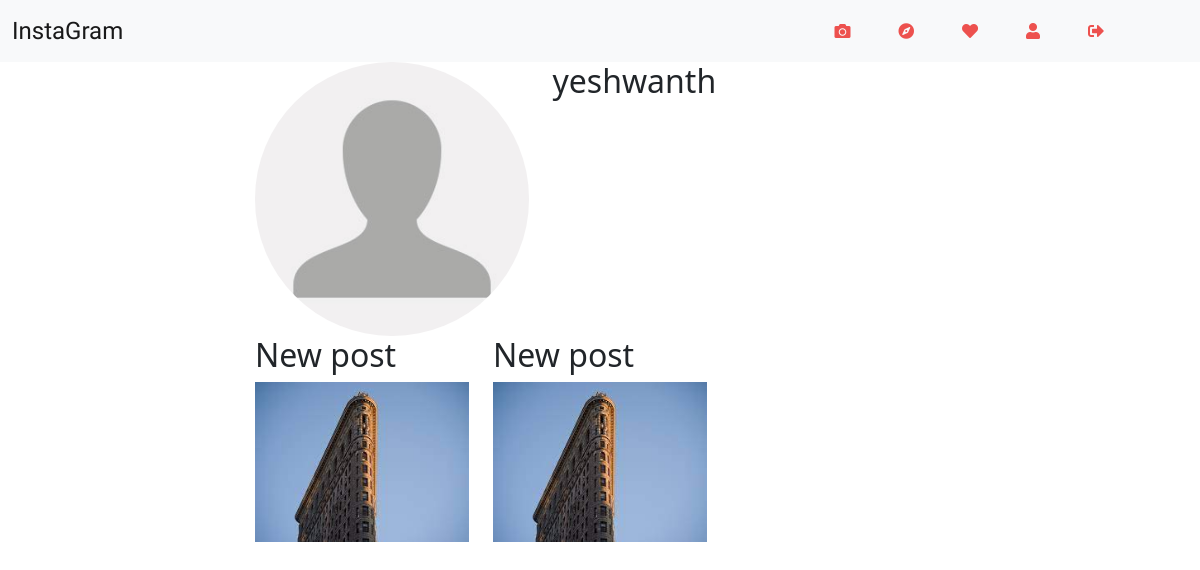
The page /user/profile/ (signed in) on the database its author committed.
### users/models.py (models this page shows, shortened)
class Profile(models.Model):
	user = models.OneToOneField(User, on_delete=models.CASCADE)
	image = models.ImageField(default='default.jpg', upload_to='profile_pics')
	bio = models.CharField(max_length=150, blank=True)

### homepage/models.py (models this page shows, shortened)
class Post(models.Model):
	caption=models.CharField(max_length=1400,blank=True)
	data_posted=models.DateTimeField(default=timezone.now)
	author=models.ForeignKey(User, on_delete=models.CASCADE)
	likes = models.ManyToManyField(User, related_name='blogpost_like')

class PostImage(models.Model):
	post=models.ForeignKey(Post,on_delete=models.CASCADE)
	post_image=models.ImageField(upload_to='post_images')

### users/views.py (the view)
# urls.py: path('profile/',views.profile,name='profile_page'),
@login_required(login_url='login_page')
def profile(request):
	profile=Profile.objects.get(user=request.user)
	posts=Post.objects.filter(author=request.user)
	post_images=PostImage.objects.filter(post__author=request.user)
	for post in post_images:
		print(post.post_image)
	context={
	'profile':profile,
	'posts':posts,
	'post_images':post_images
	}
	return render(request,'profile.html',context)

### users/templates/profile.html (shortened to what this page needs)
{%extends 'base.html'%}
{%load static%}
{%block content%}
<div class="contianer">
	<div class="row">
		<div class="col-lg-7 m-auto">
			<div class="row">
				<div class="col-5">
					<img src="{{profile.image.url}}" alt="" style="border-radius: 50%;"class="img-fluid ">
				</div>
				<div class="col-7">
					<h2>{{profile.user}}</h2>
				</div>
			</div>
			<div class="row">
				{%if posts%}
				{%for post in posts%}
				<div class="col-4">
					<h2>{{post.caption}}</h2>
					{%for post_img in post_images%}
					<img src="{{post_img.post_image.url}}" class='img-fluid'alt="">
					{%endfor%}
				</div>
				{%endfor%}
				{%else%}
				<h2>No posts</h2>
				{%endif%}
			</div>
		</div>
	</div>
</div>
{%endblock%}

### static/css/main.css (style rules this page uses)
body { margin: 0; }

### rows shown on the page
Profile: image (placeholder picture), user "yeshwanth"
Post: caption "New post"
PostImage: post_image (picture)
Post: caption "New post"
